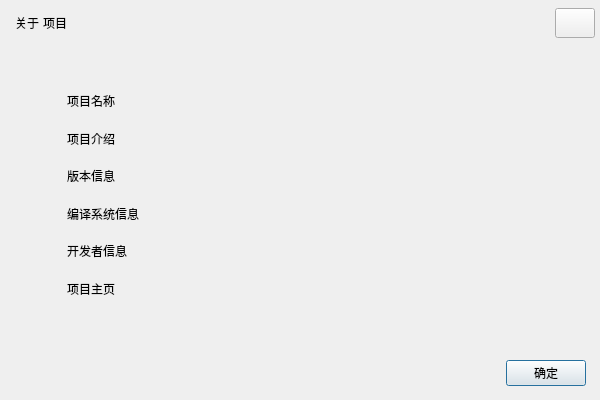
<?xml version="1.0" encoding="UTF-8"?>
<ui version="4.0">
 <class>AxisAboutWindow</class>
 <widget class="QDialog" name="AxisAboutWindow">
  <property name="geometry">
   <rect>
    <x>0</x>
    <y>0</y>
    <width>600</width>
    <height>400</height>
   </rect>
  </property>
  <property name="windowTitle">
   <string>Dialog</string>
  </property>
  <layout class="QGridLayout" name="gridLayout_2">
   <property name="leftMargin">
    <number>5</number>
   </property>
   <property name="topMargin">
    <number>5</number>
   </property>
   <property name="rightMargin">
    <number>5</number>
   </property>
   <property name="bottomMargin">
    <number>5</number>
   </property>
   <item row="1" column="1">
    <widget class="QWidget" name="widgetMain" native="true">
     <layout class="QHBoxLayout" name="horizontalLayout">
      <item>
       <widget class="QWidget" name="widgetAboutIcon" native="true">
        <layout class="QGridLayout" name="gridLayout_3">
         <item row="1" column="0">
          <widget class="QLabel" name="lblProjIcon">
           <property name="text">
            <string/>
           </property>
           <property name="pixmap">
            <pixmap resource="../Skin/main.qrc">:/image/msg_info.png</pixmap>
           </property>
          </widget>
         </item>
         <item row="2" column="0">
          <spacer name="verticalSpacer">
           <property name="orientation">
            <enum>Qt::Vertical</enum>
           </property>
           <property name="sizeHint" stdset="0">
            <size>
             <width>20</width>
             <height>40</height>
            </size>
           </property>
          </spacer>
         </item>
         <item row="0" column="0">
          <spacer name="verticalSpacer_2">
           <property name="orientation">
            <enum>Qt::Vertical</enum>
           </property>
           <property name="sizeHint" stdset="0">
            <size>
             <width>20</width>
             <height>40</height>
            </size>
           </property>
          </spacer>
         </item>
        </layout>
       </widget>
      </item>
      <item>
       <widget class="QWidget" name="widgetAboutText" native="true">
        <layout class="QGridLayout" name="gridLayout_4">
         <property name="verticalSpacing">
          <number>0</number>
         </property>
         <item row="0" column="0">
          <spacer name="horizontalSpacer_3">
           <property name="orientation">
            <enum>Qt::Horizontal</enum>
           </property>
           <property name="sizeHint" stdset="0">
            <size>
             <width>40</width>
             <height>20</height>
            </size>
           </property>
          </spacer>
         </item>
         <item row="7" column="0">
          <spacer name="horizontalSpacer_2">
           <property name="orientation">
            <enum>Qt::Horizontal</enum>
           </property>
           <property name="sizeHint" stdset="0">
            <size>
             <width>40</width>
             <height>20</height>
            </size>
           </property>
          </spacer>
         </item>
         <item row="6" column="0">
          <widget class="QLabel" name="lblForkMe">
           <property name="text">
            <string>项目主页</string>
           </property>
          </widget>
         </item>
         <item row="4" column="0">
          <widget class="QLabel" name="lblSystemCompiler">
           <property name="text">
            <string>编译系统信息</string>
           </property>
          </widget>
         </item>
         <item row="2" column="0">
          <widget class="QLabel" name="lblProjectDesc">
           <property name="text">
            <string>项目介绍</string>
           </property>
          </widget>
         </item>
         <item row="1" column="0">
          <widget class="QLabel" name="lblProjectName">
           <property name="text">
            <string>项目名称</string>
           </property>
          </widget>
         </item>
         <item row="3" column="0">
          <widget class="QLabel" name="lblVersion">
           <property name="text">
            <string>版本信息</string>
           </property>
          </widget>
         </item>
         <item row="5" column="0">
          <widget class="QLabel" name="lblCopyright">
           <property name="text">
            <string>开发者信息</string>
           </property>
          </widget>
         </item>
        </layout>
       </widget>
      </item>
     </layout>
    </widget>
   </item>
   <item row="2" column="1">
    <widget class="QWidget" name="widgetBottom" native="true">
     <layout class="QGridLayout" name="gridLayout">
      <property name="leftMargin">
       <number>9</number>
      </property>
      <property name="topMargin">
       <number>9</number>
      </property>
      <property name="rightMargin">
       <number>9</number>
      </property>
      <property name="bottomMargin">
       <number>9</number>
      </property>
      <property name="horizontalSpacing">
       <number>6</number>
      </property>
      <item row="0" column="1">
       <widget class="QPushButton" name="btnOK">
        <property name="text">
         <string>   确定   </string>
        </property>
       </widget>
      </item>
      <item row="0" column="0">
       <spacer name="horizontalSpacer">
        <property name="orientation">
         <enum>Qt::Horizontal</enum>
        </property>
        <property name="sizeHint" stdset="0">
         <size>
          <width>40</width>
          <height>20</height>
         </size>
        </property>
       </spacer>
      </item>
     </layout>
    </widget>
   </item>
   <item row="0" column="1">
    <widget class="QWidget" name="widgetMenu" native="true">
     <layout class="QGridLayout" name="gridLayout_5">
      <property name="leftMargin">
       <number>10</number>
      </property>
      <property name="topMargin">
       <number>3</number>
      </property>
      <property name="rightMargin">
       <number>0</number>
      </property>
      <property name="bottomMargin">
       <number>0</number>
      </property>
      <property name="spacing">
       <number>0</number>
      </property>
      <item row="0" column="1">
       <widget class="QLabel" name="lblAboutWindow">
        <property name="text">
         <string>项目</string>
        </property>
       </widget>
      </item>
      <item row="0" column="3">
       <widget class="QPushButton" name="btnMenu_Close">
        <property name="sizePolicy">
         <sizepolicy hsizetype="Minimum" vsizetype="Minimum">
          <horstretch>0</horstretch>
          <verstretch>0</verstretch>
         </sizepolicy>
        </property>
        <property name="minimumSize">
         <size>
          <width>30</width>
          <height>30</height>
         </size>
        </property>
        <property name="focusPolicy">
         <enum>Qt::NoFocus</enum>
        </property>
        <property name="text">
         <string/>
        </property>
       </widget>
      </item>
      <item row="0" column="2">
       <spacer name="horizontalSpacer_4">
        <property name="orientation">
         <enum>Qt::Horizontal</enum>
        </property>
        <property name="sizeHint" stdset="0">
         <size>
          <width>40</width>
          <height>20</height>
         </size>
        </property>
       </spacer>
      </item>
      <item row="0" column="0">
       <widget class="QLabel" name="lblAboutLabel">
        <property name="text">
         <string>关于 </string>
        </property>
       </widget>
      </item>
     </layout>
    </widget>
   </item>
  </layout>
 </widget>
 <resources>
  <include location="../Skin/main.qrc"/>
 </resources>
 <connections/>
</ui>
